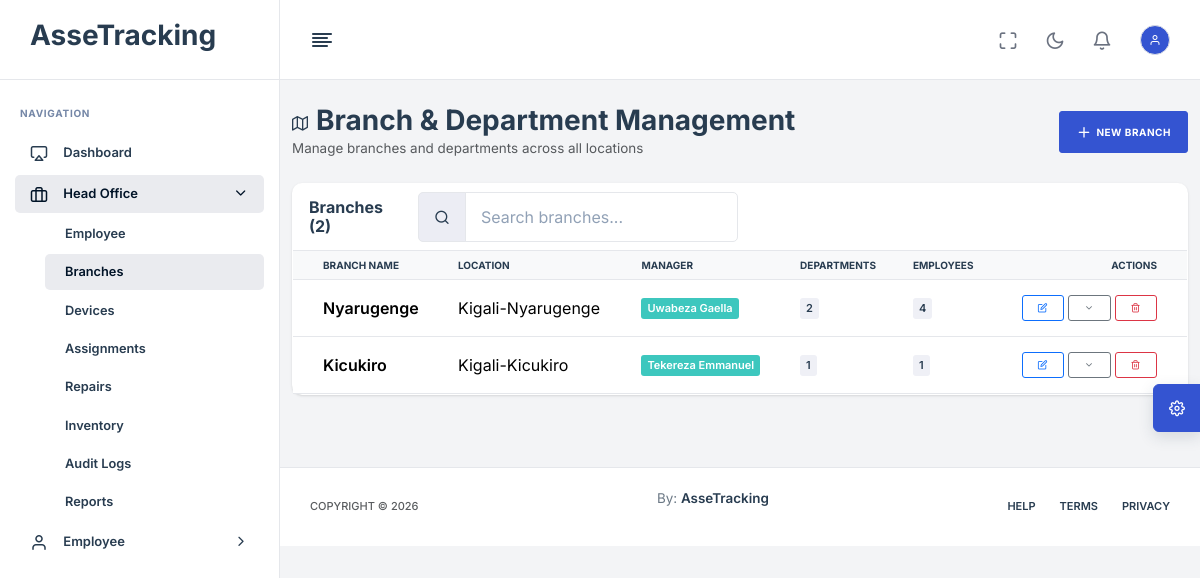
Page /head-office/branches/ (signed in) on the committed database.
### App/models.py (models this page shows, shortened)
class Branch(models.Model):
    name = models.CharField(max_length=255)
    location = models.CharField(max_length=255)
    manager = models.ForeignKey(
        'Employee',
        on_delete=models.SET_NULL,
        null=True,
        blank=True,
        related_name='managed_branches'
    )

class Employee(models.Model):
    STATUS_CHOICES = [
        ('ACTIVE', 'Active'),
        ('INACTIVE', 'Inactive'),
        ('EXITED', 'Exited'),
    ]
    user = models.OneToOneField(settings.AUTH_USER_MODEL, on_delete=models.CASCADE, null=True, blank=True)
    full_name = models.CharField(max_length=255)
    position = models.CharField(max_length=255)
    branch = models.ForeignKey(Branch, on_delete=models.SET_NULL, null=True, related_name='employees')
    department = models.ForeignKey(Department, on_delete=models.SET_NULL, null=True, blank=True)
    status = models.CharField(max_length=10, choices=STATUS_CHOICES, default='ACTIVE')
    hire_date = models.DateField()
    exit_date = models.DateField(null=True, blank=True)

### App/views.py (the view)
# urls.py: path("head-office/branches/", head_office_branches, name="head_office_branches"),
@login_required
@role_required("HEAD_OFFICE")
def head_office_branches(request):
    branches = Branch.objects.prefetch_related(
        'departments',
        'employees',
        'employees__device_set',
        'employees__department',
    ).all()
    context = {
        'branches': branches,
    }
    return render(request, "HeadOffice/Branches.html", context)

### templates/HeadOffice/Branches.html (shortened to what this page needs)
{% extends 'base.html' %}
{% load static %}
{% block content %}
<div class="container-fluid py-4">
    <div class="row mb-4">
        <div class="col-12">
            <div class="d-flex justify-content-between align-items-center">
                <div>
                    <h1 class="h3 mb-0"><i class="feather-map me-2"></i>Branch & Department Management</h1>
                    <p class="text-muted mb-0">Manage branches and departments across all locations</p>
                </div>
                <button class="btn btn-primary" data-bs-toggle="modal" data-bs-target="#createBranchModal">
                    <i class="feather-plus me-1"></i>New Branch
                </button>
            </div>
        </div>
    </div>
    <div class="row mb-4">
        <div class="col-12">
            <div class="card">
                <div class="card-header">
                    <div class="d-flex flex-column flex-md-row gap-3 justify-content-between align-items-md-center">
                        <h5 class="card-title mb-0">Branches ({{ branches.count }})</h5>
                        <div class="input-group w-100 w-md-auto" style="max-width: 320px;">
                            <span class="input-group-text"><i class="feather-search"></i></span>
                            <input type="search" class="form-control" id="searchBranches" data-table-search="#branchesTable" placeholder="Search branches...">
                        </div>
                    </div>
                </div>
                <div class="card-body p-0">
                    <div class="table-responsive">
                        <table class="table table-hover mb-0" id="branchesTable">
                            <thead class="table-light">
                                <tr>
                                    <th scope="col">Branch Name</th>
                                    <th scope="col">Location</th>
                                    <th scope="col">Manager</th>
                                    <th scope="col">Departments</th>
                                    <th scope="col">Employees</th>
                                    <th scope="col" class="text-end">Actions</th>
                                </tr>
                            </thead>
                            <tbody>
                                {% for branch in branches %}
                                <tr data-search-row-id="{{ branch.id }}">
                                    <td>
                                        <strong>{{ branch.name }}</strong>
                                    </td>
                                    <td>{{ branch.location }}</td>
                                    <td>
                                        {% if branch.manager %}
                                        <span class="badge bg-info">{{ branch.manager.full_name }}</span>
                                        {% else %}
                                        <span class="badge bg-secondary">Unassigned</span>
                                        {% endif %}
                                    </td>
                                    <td>
                                        <span class="badge bg-light text-dark">{{ branch.departments.count }}</span>
                                    </td>
                                    <td>
                                        <span class="badge bg-light text-dark">{{ branch.employees.count }}</span>
                                    </td>
                                    <td class="text-end">
                                        <div class="hstack gap-1 justify-content-end">
                                            <button class="btn btn-sm btn-outline-primary" data-bs-toggle="modal" data-bs-target="#editBranchModal"
                                                    onclick="loadBranch({{ branch.id }})">
                                                <i class="feather-edit"></i>
                                            </button>
                                            <button class="btn btn-sm btn-outline-secondary" onclick="expandBranchDetails({{ branch.id }})">
                                                <i class="feather-chevron-down"></i>
                                            </button>
                                            <button class="btn btn-sm btn-outline-danger" onclick="deleteBranch({{ branch.id }})">
                                                <i class="feather-trash-2"></i>
                                            </button>
                                        </div>
                                    </td>
                                </tr>
                                {% empty %}
                                <tr>
                                    <td colspan="6" class="text-center text-muted py-4">
                                        No branches found
                                    </td>
                                </tr>
                                {% endfor %}
                            </tbody>
                        </table>
                    </div>
                </div>
            </div>
        </div>
    </div>
</div>
{% endblock %}

### rows in the picture
Branch: name "Nyarugenge", location "Kigali-Nyarugenge", manager.full_name "Uwabeza Gaella", departments.count "2", employees.count "4"
Branch: name "Kicukiro", location "Kigali-Kicukiro", manager.full_name "Tekereza Emmanuel", departments.count "1", employees.count "1"

### other values in the picture
{{ branches.count }} "2"
